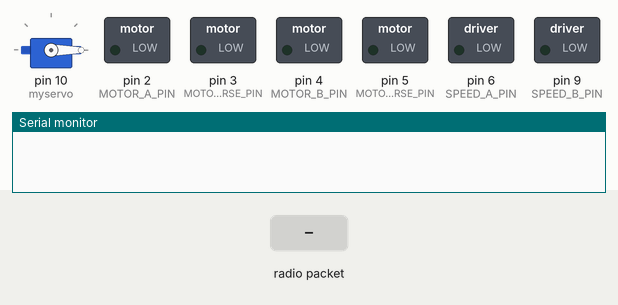
The sketch below on a simulated Arduino Uno, built with avr-gcc and run on an emulated ATmega328P. Parts: servo, switched loads named in the sketch (green lamp = pin HIGH), the last lines printed to the serial monitor. The inputs (shaded band) are chosen by the test bench. No radio packets arrive unless stated.

Above: at 1.2 s.
1.3 s: radio packet "5" arrives
At 1.7 s:
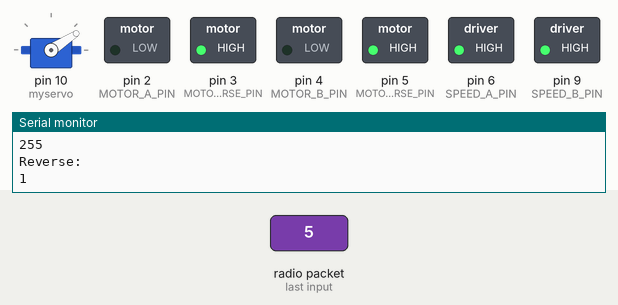
2.8 s: radio packet "90" arrives
At 4.0 s:
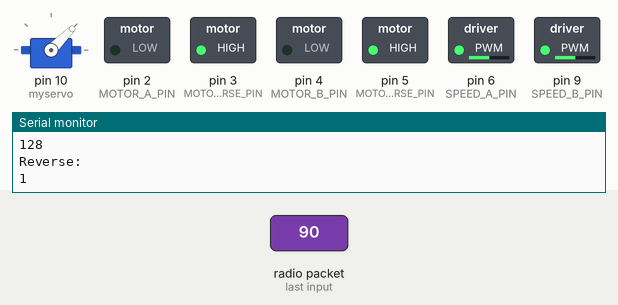
4.3 s: radio packet "200" arrives
At 5.1 s:
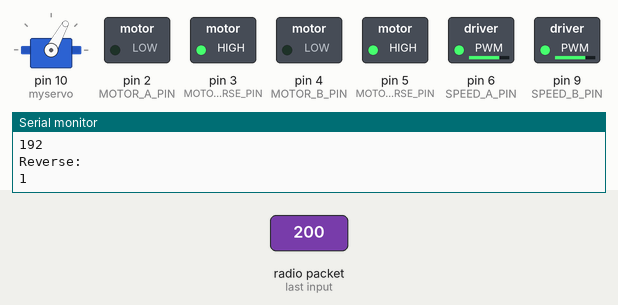
5.8 s: radio packet "5" arrives
At 6.3 s:
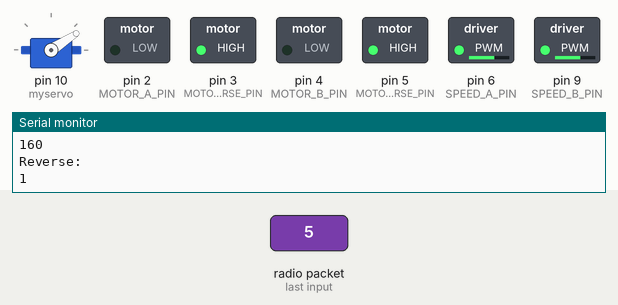
7.3 s: radio packet "90" arrives
At 8.6 s:
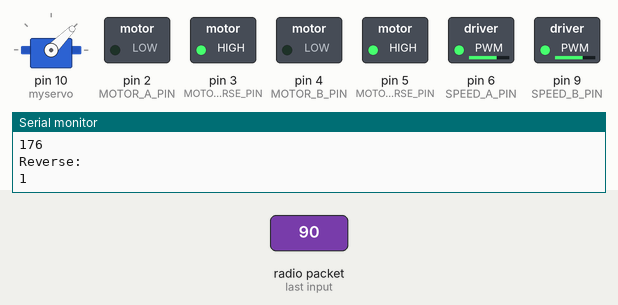
Timing chart, 0 to 9.8 s (numbered marks = the images above; inputs shaded):
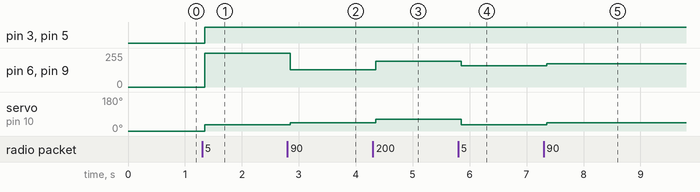

Measured:
- after the input at 1.3 s, pin 3 (MOTOR_A_REVERSE_PIN), pin 5 (MOTOR_B_REVERSE_PIN): LOW → HIGH after 0.05 s; pin 6 (SPEED_A_PIN), pin 9 (SPEED_B_PIN): 0/255 → 255/255 after 0.05 s; servo on pin 10 (myservo): 0° → 33° after 0.05 s
- after the input at 2.8 s, pin 6 (SPEED_A_PIN), pin 9 (SPEED_B_PIN): 255/255 → 128/255 after 0.05 s; servo on pin 10 (myservo): 33° → 45° after 0.05 s
- after the input at 4.3 s, pin 6 (SPEED_A_PIN), pin 9 (SPEED_B_PIN): 128/255 → 192/255 after 0.05 s; servo on pin 10 (myservo): 45° → 61° after 0.05 s
- after the input at 5.8 s, pin 6 (SPEED_A_PIN), pin 9 (SPEED_B_PIN): 192/255 → 160/255 after 0.05 s; servo on pin 10 (myservo): 61° → 33° after 0.05 s
- after the input at 7.3 s, pin 6 (SPEED_A_PIN), pin 9 (SPEED_B_PIN): 160/255 → 176/255 after 0.05 s; servo on pin 10 (myservo): 33° → 45° after 0.05 s

The sketch:

RemoteCar.ino
```cpp
// IN1 - kanal A PRZOD
// IN2 - kanal A TYL
//
// IN3 - kanal B PRZOD
// IN4 - kanal B TYL

#include <SPI.h>
#include <nRF24L01.h>
#include <RF24.h>
#include <Servo.h>

#define MOTOR_A_PIN         2
#define MOTOR_A_REVERSE_PIN 3
#define MOTOR_B_PIN         4
#define MOTOR_B_REVERSE_PIN 5

#define SPEED_A_PIN 6
#define SPEED_B_PIN 9

Servo myservo;

RF24 radio(7, 8); // CE, CSN

const byte address[6] = "47477";

int joystick_X, joystick_Y;
bool reverse = false;

void setup() {
  pinMode(MOTOR_A_PIN        , OUTPUT);
  pinMode(MOTOR_A_REVERSE_PIN, OUTPUT);
  pinMode(MOTOR_B_PIN        , OUTPUT);
  pinMode(MOTOR_B_REVERSE_PIN, OUTPUT);

  myservo.attach(10);
  // Sterowanie predkoscia
  pinMode(SPEED_A_PIN, OUTPUT);
  pinMode(SPEED_B_PIN, OUTPUT);
  // OPCJONALNE

  Serial.begin(9600);
  radio.begin();
  radio.openReadingPipe(0, address);
  radio.setPALevel(RF24_PA_MIN);
  radio.startListening();
}

void parse_packet(char msg[32]){
  sscanf(msg, "%d %d", &joystick_X, &joystick_Y);

  joystick_X = map(joystick_X, 0, 1023, -255, 255);
  joystick_Y = map(joystick_Y, 0, 1023, -255, 255);

  if (joystick_X == -1){
    joystick_X = 0;
  }
  if(joystick_Y == -5){
    joystick_Y = 0;
  }
  reverse = false;

  joystick_X = map(joystick_X, -255, 255, 33, 180);


  if(joystick_Y<0){
    reverse = true;
    joystick_Y = abs(joystick_Y);
  }

  Serial.println("parsed x:");
  Serial.println(joystick_X);

  Serial.println("parsed y:");
  Serial.println(joystick_Y);

  Serial.println("Reverse:");
  Serial.println(reverse);

}

void loop() {
  if (radio.available()) {
    char text[32] = "";
    radio.read(&text, sizeof(text));
    parse_packet(text);
    delay(50);
  }

  if(!reverse && joystick_Y){
    digitalWrite(MOTOR_A_PIN,         HIGH);
    digitalWrite(MOTOR_B_PIN,         HIGH);
    digitalWrite(MOTOR_A_REVERSE_PIN , LOW);
    digitalWrite(MOTOR_B_REVERSE_PIN , LOW);
  } else if (joystick_Y){
    digitalWrite(MOTOR_A_PIN,         LOW);
    digitalWrite(MOTOR_B_PIN,         LOW);
    digitalWrite(MOTOR_A_REVERSE_PIN, HIGH);
    digitalWrite(MOTOR_B_REVERSE_PIN, HIGH);
  } else {
    digitalWrite(MOTOR_A_PIN,         LOW);
    digitalWrite(MOTOR_B_PIN,         LOW);
    digitalWrite(MOTOR_A_REVERSE_PIN, LOW);
    digitalWrite(MOTOR_B_REVERSE_PIN, LOW);
  }

  myservo.write(joystick_X);

  analogWrite(SPEED_A_PIN, joystick_Y);
  analogWrite(SPEED_B_PIN, joystick_Y);

}
```
